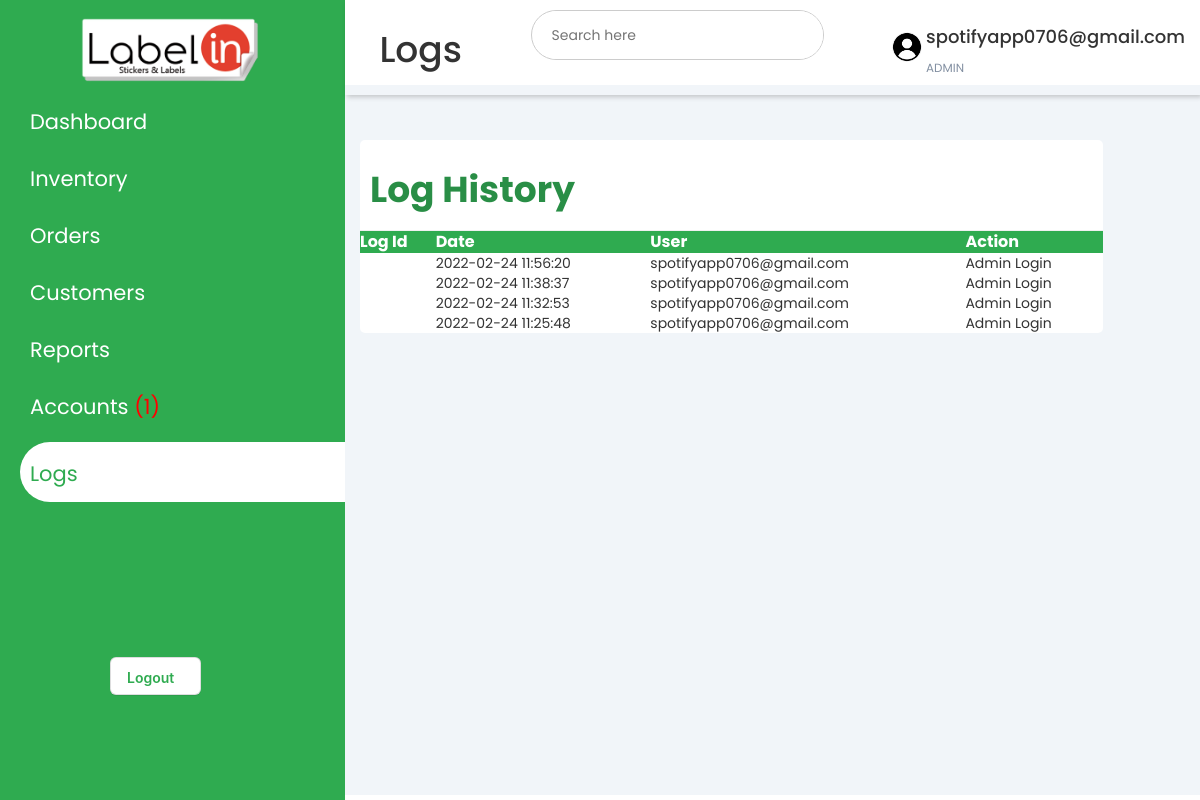
The page /adminlogs.php (signed in) on the database its author committed.
### tables this page shows
CREATE TABLE `users` (
  `user_id` int(11) NOT NULL,
  `password` varchar(60) NOT NULL,
  `email` varchar(60) NOT NULL,
  `role` varchar(10) NOT NULL,
  `createdat` datetime NOT NULL,
  `updatedat` datetime NOT NULL,
  `status` varchar(40) NOT NULL,
  `onstat` varchar(20) NOT NULL
);

CREATE TABLE `logs` (
  `date` datetime NOT NULL,
  `user` varchar(60) NOT NULL,
  `action` varchar(60) NOT NULL
);

### adminlogs.php (the view, shortened to what this page needs)
<?php
  include "conn.php";
  $email = $_SESSION['email'];
  $role = "";
  $check = $conn->query("SELECT role FROM users WHERE email = '$email'");
  while($arr = mysqli_fetch_array($check))
  {
    $role = $arr['role'];
  }
  $pending = 0;
  $pencheck = $conn -> query("SELECT * FROM users WHERE status = 'PENDING'");
  while($found = mysqli_fetch_array($pencheck))
  {
    $pending += 1;
  }
$logs = "SELECT * FROM logs ORDER BY date DESC";
$result = mysqli_query($conn,$logs);
?>
<!DOCTYPE html>
<html lang="en">
<head>
    <link rel="stylesheet" href="https://maxst.icons8.com/vue-static/landings/line-awesome/line-awesome/1.3.0/css/line-awesome.min.css">
    <link rel="stylesheet" href="https://maxcdn.bootstrapcdn.com/font-awesome/4.7.0/css/font-awesome.min.css">
    <link rel="stylesheet" href="https://maxcdn.bootstrapcdn.com/bootstrap/3.3.7/css/bootstrap.min.css">
    <link rel="stylesheet" href="css/admindashboard.css">
</head>
<body>
        <div class="sidebar">
            <div class="sidebar-brand">
                <img src="image/labelin-logo.png" class="labelinlogo" alt="">
            </div>
            <div class="sidebar-menu">
                <ul>
                    <li>
                        <a href="admindashboard.php"><span class="las la-igloo"></span>
                        <span>Dashboard</span></a>
                    </li>
                    <li>
                        <a href="admininventory.php" ><span class="las la-clipboard-list"></span>
                        <span>Inventory</span></a>
                    </li>
                    <li>
                        <a href="" ><span class="las la-receipt"></span>
                        <span>Orders</span></a>
                    </li>
                    <li>
                        <a href=""><span class="las la-users"></span>
                        <span>Customers</span></a>
                    </li>
                    <li>
                        <a href=""><span class="las la-paste"></span>
                        <span>Reports</span></a>
                    </li>
                    <li>
                        <a href="adminaccounts.php"><span class="las la-user-circle"></span>
                        <span>Accounts <font style= color:red;>(<?php echo $pending?>)</font></span></a>
                    </li>
                    <li>
                        <a href="" class="active"><span class="las la-igloo"></span>
                        <span>Logs</span></a>
                    </li>
                </ul>
                <a href="logout.php"><div>
                    <button class="btnlogout" role="button">Logout <span class="las la-door-open"></span></button>
                </div></a>
            </div>
        </div>
        <div class = "main-content">
             <header>
                    <h1>
                        <label for="">
                            <span class="la la-bars"></span>
                        </label>
                        Logs
                    </h1>
                    <div class="search-wrapper">
                        <input type="research" placeholder="Search here">
                    </div>
                    <div class="user-wrapper">
                        <img src="image/usericon.png" width="30px" height="30px" alt="">
                        <div>
                            <h4><?php echo "$email"?></h4>
                            <small><?php echo "$role"?></small>
                        </div>
                    </div>
            </header>
            <main>
                <div class="table-grid">
                        <div class="orders">
                            <div class="table-card">
                                <div class="table-grid-header">
                                    <h1><b>Log History</b></h1>
                                    <br>
                                </div>
                                <div class="table-grid-card-body">
                                    <table width=100%>
                                        <thead>
                                            <tr class="tr-head">
                                                <th>Log Id</th>
                                                <th>Date</th>
                                                <th>User</th>
                                                <th>Action</th>
                                            </tr>
                                        </div>
                                    <tbody>
                                        <?php while($row=mysqli_fetch_assoc($result)):?>
                                        <tr>
                                            <td><?php echo $row['logs_id'];?></td>
                                            <td><?php echo $row['date'];?></td>
                                            <td><?php echo $row['user'];?></td>
                                            <td><?php echo $row['action'];?></td>
                                         </tr>
                                         <?php endwhile;?>
                                        </tbody>
                            </div>
                                </div>
                            </div>
                        </div>
</body>
</html>

### css/admindashboard.css (style rules this page uses)
:root { --main-color: #2fab50; --color-dark: #1D2231; --text-grey: #8390A2; }
* { padding: 0; margin: 0; box-sizing: border-box; list-style-type: none; text-decoration: none; font-family: 'Poppins', sans-serif; }
.sidebar { width: 345px; position: fixed; left: 0; top: 0; height: 100%; background: var(--main-color); z-index: 100; }
.sidebar-brand { height: 90px; padding: 1rem 0rem 1rem 2rem; color: #fff; }
.sidebar-menu { margin-top: 1rem; }
.sidebar-brand img { margin-right: .4rem; position: relative; left: 53px; top: -45px; }
.sidebar-menu li { width: 100%; margin-bottom: 1.7rem; padding-left: 2rem; }
.sidebar-menu a.active { background: #fff; padding-top: 1rem; padding-bottom: 1rem; color: var(--main-color); border-radius: 30px 0px 0px 30px; }
.sidebar-menu a { display: block; color: #fff; font-size: 21px; }
.sidebar-menu a span:first-child { font-size: 28px; padding-right: 1rem; }
header { display: flex; justify-content: space-between; padding: 1rem 1.5rem; box-shadow: 2px 2px 5px rgba(0,0,0,0.2); position: fixed; left: 345px; width: calc(100% - 345px); top: 0; z-index: 100; }
header label span { font-size: 1.7rem; padding-right: 1rem; }
.search-wrapper { border: 1px solid #ccc; border-radius: 30px; height: 50px; display: flex; align-items: center; overflow-x: hidden; }
.search-wrapper input { height: 100%; padding: .5m; border: none; outline: none; }
.user-wrapper { display: flex; align-items: center; }
.user-wrapper img { border-radius: 50%; margin-right: .4rem; }
.user-wrapper small { display: inline-block; color: var(--text-grey); margin-top: -3px; }
.main-content { margin-left: 345px; }
main { margin-top:85px; padding: 2rem 1.5rem; background: #f1f5f9; min-height: calc(100vh - 90px); }
table { border-collapse: collapse; }
.table-grid { margin-top: 3.5rem; display: grid; grid-gap: 3rem; grid-template-columns: 90% auto; border-spacing: 25px; }
.table-card { background: #fff; border-radius: 5px; border-spacing: 5px 1rem; }
.table-grid-header, .table-grid-body { padding: 1rem; }
.table-grid-header { display: flex; justify-content: space-between; align-items: center; color: #298e46; border-bottom: 1px solid #f0f0f0; }
.tr-head { font-size: 16px; color: #fff; background-color: var(--main-color); }
.btnlogout { appearance: none; background-color: #ffff; border: 1px solid rgba(27, 31, 35, .15); border-radius: 6px; box-shadow: rgba(27, 31, 35, .1) 0 1px 0; box-sizing: border-box; color: var(--main-color); cursor: pointer; display: inline-block; font-family: -apple-system,system-ui,"Segoe UI",Helvetica,Arial,sans-serif,"Apple Color Emoji","Segoe UI Emoji"; font-size: 14px; font-weight: 600; line-height: 20px; padding: 6px 16px; position: relative; text-align: center; text-decoration: none; user-select: none; -webkit-user-select: none; touch-action: manipulation; vertical-align: middle; white-space: nowrap; margin-left: 11rem; margin-top: 40%; }
.labelinlogo { width: 190px; height: 70px; margin-top: 50px; }

### rows shown on the page
users: role "ADMIN"
logs: date "2022-02-24 11:56:20", user "spotifyapp0706@gmail.com", action "Admin Login"
logs: date "2022-02-24 11:38:37", user "spotifyapp0706@gmail.com", action "Admin Login"
logs: date "2022-02-24 11:32:53", user "spotifyapp0706@gmail.com", action "Admin Login"
logs: date "2022-02-24 11:25:48", user "spotifyapp0706@gmail.com", action "Admin Login"

### other values the page prints
$pending "1"
$email "spotifyapp0706@gmail.com"
